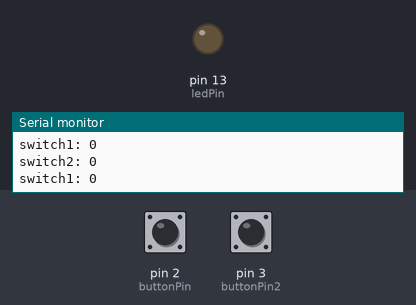
Bench run of a sketch on a simulated Arduino Uno, built with avr-gcc and run on an emulated ATmega328P. On the bench: output pins drawn as LEDs (lit = HIGH), the last lines printed to the serial monitor. Inputs (shaded band) come from the test bench; at power-on: pin 2 (buttonPin) LOW, pin 3 (buttonPin2) LOW.

Above: at 1.2 s.
1.3 s: pin 2 (buttonPin) pulled HIGH for 0.15 s
At 1.4 s:
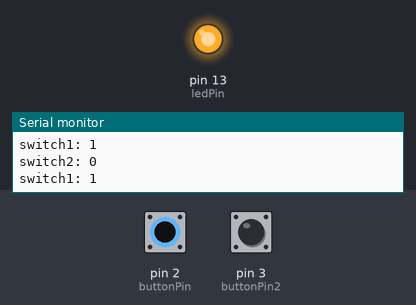
2.9 s: pin 2 (buttonPin) pulled HIGH for 3.2 s
At 6.5 s:
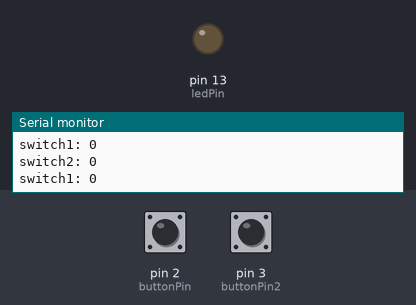
9.1 s: pin 3 (buttonPin2) pulled HIGH for 3.2 s
At 9.8 s:
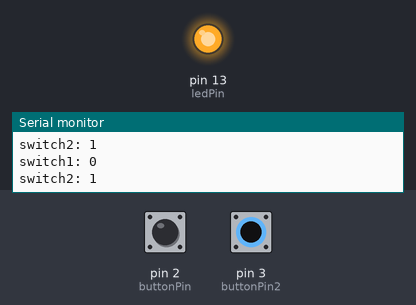
Timing chart, 0 to 13.8 s (numbered marks = the images above; inputs shaded):
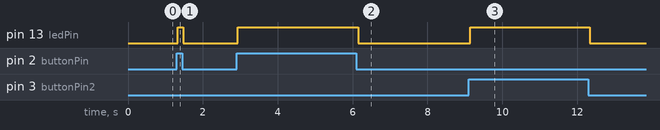

The sketch:

switch_poc.ino
```cpp
#include <AccelStepper.h>

const int buttonPin = 2;  // the number of the pushbutton pin
const int buttonPin2 = 3;
const int ledPin = 13;    // the number of the LED pin

int buttonState = 0;  // variable for reading the pushbutton status
int buttonState2 = 0;


void setup() {
  Serial.begin(9600);
  pinMode(ledPin, OUTPUT);
  pinMode(buttonPin, INPUT);
  pinMode(buttonPin2, INPUT);
}

void loop() {
  buttonState = digitalRead(buttonPin);
  buttonState2 = digitalRead(buttonPin2);
  Serial.print("switch1: ");
  Serial.println(buttonState);
  Serial.print("switch2: ");
  Serial.println(buttonState2);

  if ((buttonState == HIGH) ||(buttonState2 == HIGH)) {
    digitalWrite(ledPin, HIGH);
    //Serial.println("t");
  } else {
    digitalWrite(ledPin, LOW);
  }
}
```

Measured:
- after the input at 1.3 s, pin 13 (ledPin): LOW → HIGH at once, → LOW 0.15 s later
- after the input at 2.9 s, pin 13 (ledPin): LOW → HIGH at once, → LOW 3.2 s later
- after the input at 9.1 s, pin 13 (ledPin): LOW → HIGH at once, → LOW 3.2 s later
